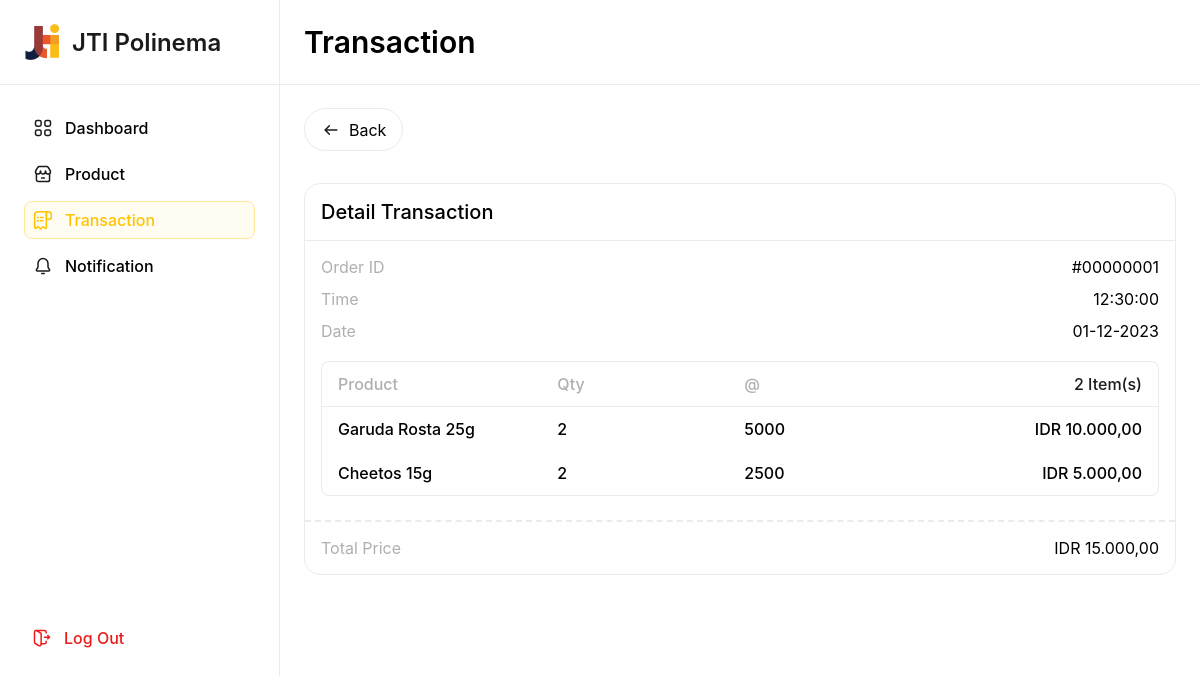
The page /web-withoutMVC/index.php?page=transaction/check_details&id=1 (signed in) on the database its author committed.
### tables this page shows
CREATE TABLE `transactions` (
  `id` int(11) NOT NULL,
  `date` datetime NOT NULL,
  `user_id` int(11) DEFAULT NULL
);

CREATE TABLE `transaction_items` (
  `id` int(11) NOT NULL,
  `transactions_id` int(11) NOT NULL,
  `product_id` int(11) NOT NULL,
  `qty` int(11) NOT NULL,
  `total_price` double NOT NULL
);

CREATE TABLE `product` (
  `id` int(11) NOT NULL,
  `product_name` varchar(225) NOT NULL,
  `category_id` int(11) NOT NULL,
  `description` varchar(225) NOT NULL,
  `stocks` int(100) NOT NULL,
  `buying_price` double NOT NULL,
  `selling_price` double NOT NULL,
  `isHidden` tinyint(1) NOT NULL DEFAULT 0
);

### web-withoutMVC/class/transaction.php (called while the page is built, shortened)
<?php
class Transaction
{
    private $koneksi;
    function __construct($connection)
    {
        $this->koneksi = $connection;
    }
    function fetchTransaction($id)
    {
        $query = "SELECT
                    t.id AS order_id,
                    TIME(t.date) AS order_time,
                    DATE(t.date) AS order_date,
                    p.product_name, ti.qty, p.selling_price, ti.total_price
                FROM
                    transactions t
                INNER JOIN
                    transaction_items ti ON t.id = ti.transactions_id
                INNER JOIN
                    product p ON ti.product_id = p.id
                WHERE
                    t.id = $id";
        $result = mysqli_query($this->koneksi, $query);
        return $result;
    }
}

### web-withoutMVC/module/transaction/check_details/index.php (the view, shortened to what this page needs)
<?php
$id = $_GET['id'];
require 'class/transaction.php';
$transaction = new Transaction($koneksi);
$result = $transaction->fetchTransaction($id);
$row = mysqli_fetch_assoc($result);
?>
<div class="content">
    <div class="header-fixed">
        <div class="htitle">
            Transaction
        </div>
    </div>
    <div class="header">
        <div class="htitle">
        </div>
    </div>
    <div class="container">
        <div class="product-row">
            <div onclick="history.back()" class="back-button" style="cursor:pointer; border-radius: 64px; padding: 10.5px 16px; border: 1px #EBEBEB solid; display: flex; align-items: center; gap: 8px;">
                <svg xmlns="http://www.w3.org/2000/svg" width="20" height="20" fill="none">
                    <path stroke="#1B1B1B" stroke-linecap="round" stroke-linejoin="round" stroke-width="1.5" d="M4.167 10h11.666m-7.5-4.167L4.167 10m4.166 4.167L4.167 10" />
                </svg>
                Back
            </div>
        </div>
        <div style="height: 32px;"></div>
        <div style="border: 1px #EBEBEB solid; border-radius: 16px;">
            <div class="modal-header">Detail Transaction</div>
            <div class="modal-content">
                <div class="product-row">
                    <div class="order-attribute">
                        Order ID
                    </div>
                    #<?= sprintf('%08s', strtoupper(dechex($row['order_id']))) ?>
                </div>
                <div class="product-row">
                    <div class="order-attribute">
                        Time
                    </div>
                    <?= $row['order_time'] ?>
                </div>
                <div class="product-row">
                    <div class="order-attribute">
                        Date
                    </div>
                    <?= date("d-m-Y", strtotime($row['order_date'])) ?>
                </div>
                <table class="tx-detail" style="border: 1px #EBEBEB solid;">
                    <thead>
                        <tr>
                            <th>Product</th>
                            <th>Qty</th>
                            <th>@</th>
                            <th style="text-align: end; color: #1B1B1B;"><?= mysqli_num_rows($result) ?> Item(s)</th>
                        </tr>
                    </thead>
                    <tbody>
                        <?php do { ?>
                            <tr>
                                <td><?= $row['product_name'] ?></td>
                                <td><?= $row['qty'] ?></td>
                                <td><?= $row['selling_price'] ?></td>
                                <td style="text-align: end;">IDR <?= number_format($row['total_price'], 2, ',', '.') ?></td>
                            </tr>
                        <?php } while ($row = mysqli_fetch_assoc($result)); ?>
                    </tbody>
                </table>
            </div>
            <div class="modal-content" style="border-top: 2px #EBEBEB dashed;">
                <div class="product-row">
                    <div class="order-attribute">
                        Total Price
                    </div>
                    <?php
                    $query = "SELECT
                    SUM(total_price) AS tagihan
                    FROM transaction_items
                    WHERE transactions_id = $id";
                    $result = mysqli_query($koneksi, $query);
                    $row = mysqli_fetch_assoc($result);
                    ?>
                    IDR <?= number_format($row['tagihan'], 2, ',', '.') ?>
                </div>
            </div>
        </div>
    </div>

### web-withoutMVC/style.css (style rules this page uses)
* { box-sizing: border-box; }
body { font-family: "SF Pro Display"; margin: 0; width: 100vw; }
.content { flex-grow: 1; margin-left: 280px; width: calc(100vw - 280px); }
.header-fixed { width: 100%; z-index: 2; position: fixed; border-bottom: 1px #EBEBEB solid; background-color: #fff; color: #000; }
.header-fixed .htitle { padding: 24px; font-size: 30px; font-weight: 600; }
.header { width: 100%; background-color: transparent; color: transparent; }
.header .htitle { padding: 24px; font-size: 30px; font-weight: 600; }
.content .container { padding: 24px; }
.product-row { display: flex; justify-content: space-between; align-items: center; gap: 16px; }
table { width: 100%; display: block; overflow-x: auto; text-align: left; border-collapse: collapse; border-radius: 0px 0px 8px 8px; }
th { width: 100vw; padding: 12px 16px; font-weight: 500; color: #AFAFAF; border-bottom: 1px #EBEBEB solid; text-wrap: nowrap; }
td { padding: 12px 16px; font-weight: 500; color: #000; white-space: pre-wrap; }
.tx-detail { border-radius: 8px; margin: 8px 0px; }
.back-button { cursor: pointer; border-radius: 64px; padding: 10.5px 16px; border: 1px #EBEBEB solid; display: flex; align-items: center; gap: 8px; }
.modal-header { font-size: 20px; font-weight: 500; text-align: left; width: 100%; padding: 16px; border-bottom: 1px solid #EBEBEB; }
.modal-content { padding: 16px; display: flex; flex-direction:column; gap: 12px; }
.order-attribute { color: #AFAFAF; font-size: 16px; }

### rows shown on the page
transactions: id "00000001"
transaction_items: product.product_name "Garuda Rosta 25g", qty "2", product.selling_price "5000", total_price "10.000,00"
transaction_items: product.product_name "Cheetos 15g", qty "2", product.selling_price "2500", total_price "5.000,00"

### other values the page prints
$row['order_time'] "12:30:00"
date("d-m-Y", strtotime($row['order_date'])) "01-12-2023"
mysqli_num_rows($result) "2"
$row['tagihan'] "15.000,00"
